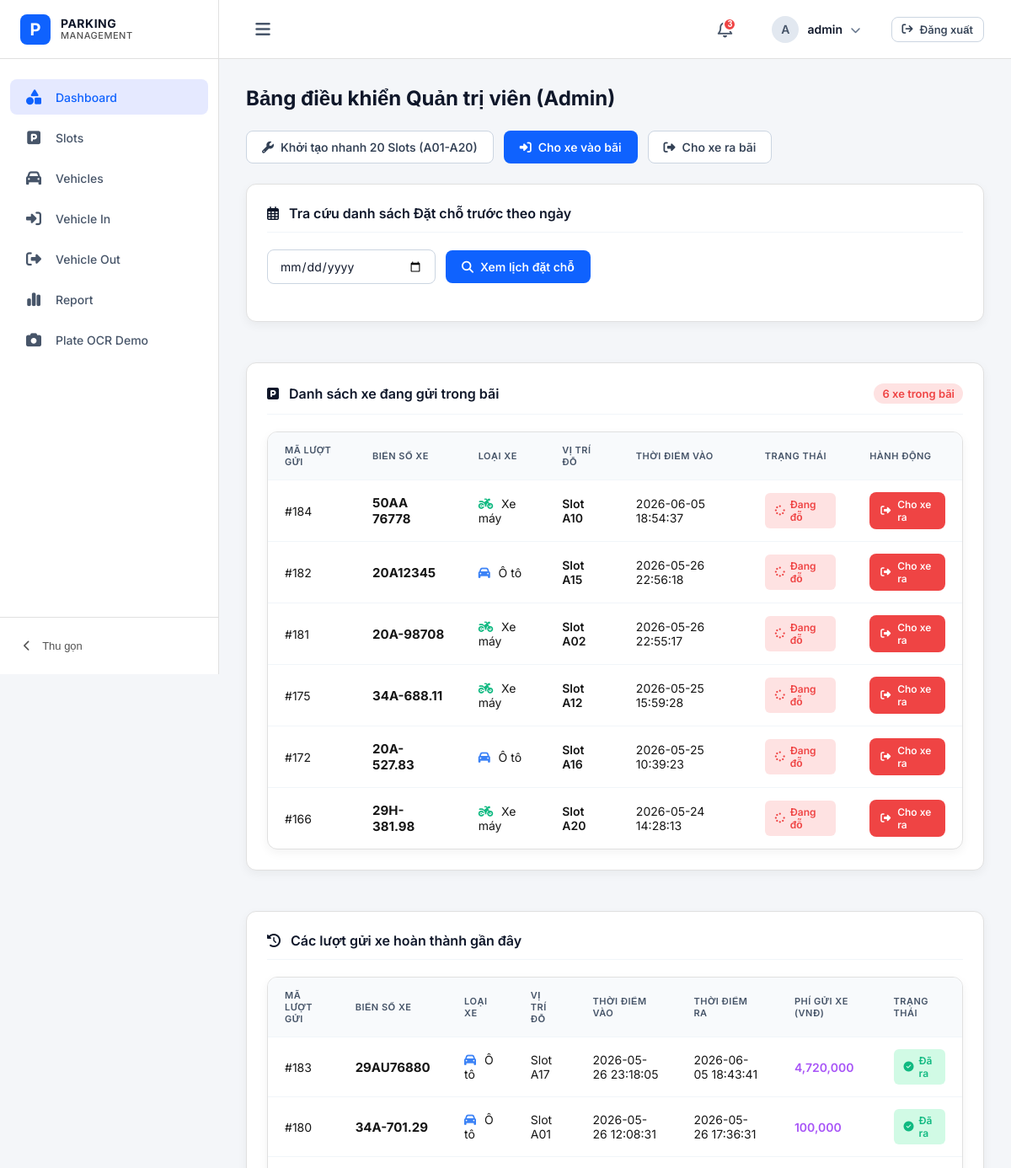
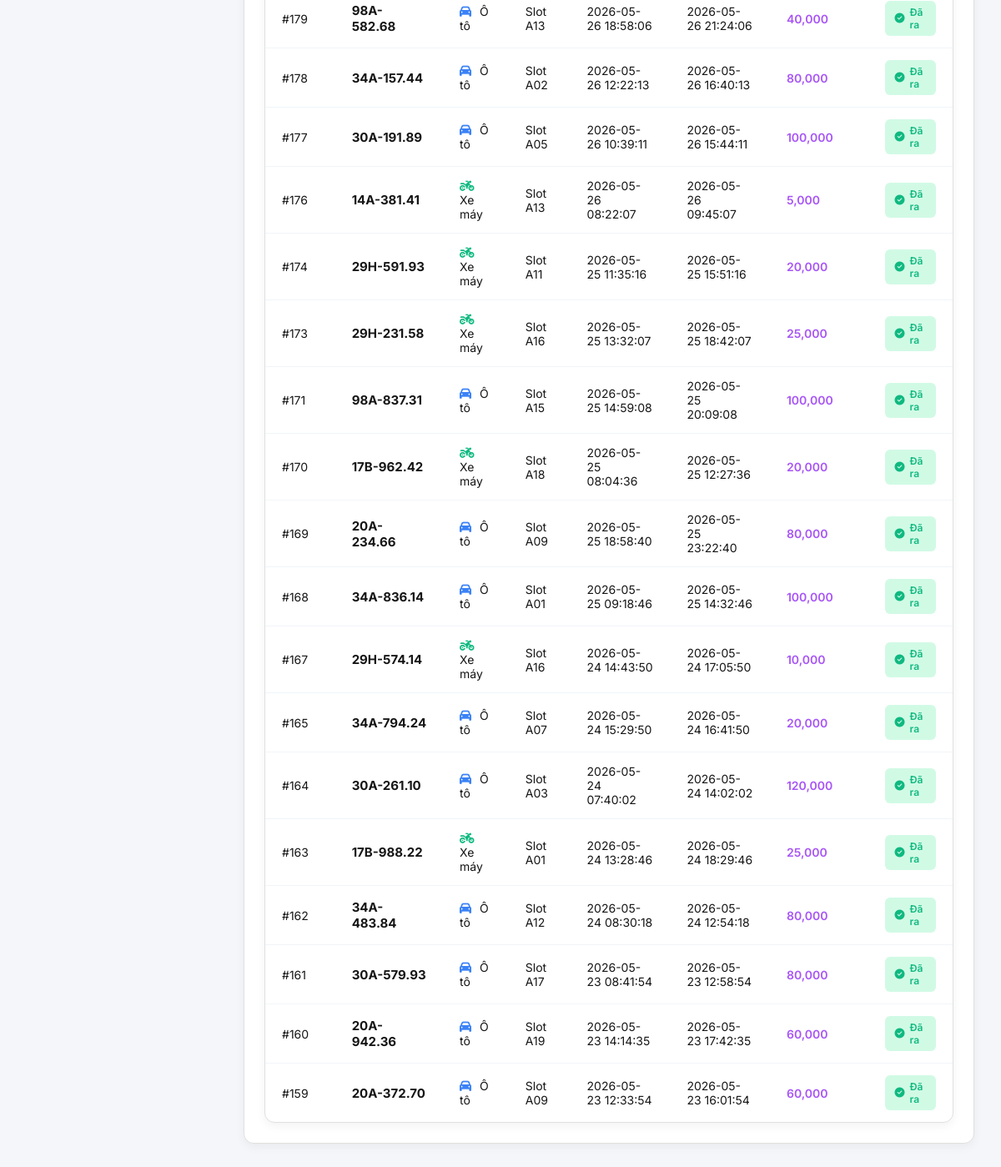
The page /admin_dashboard (signed in) on the database its author committed (2 pictures, top to bottom).
### tables this page shows
CREATE TABLE parking_records (
            id INTEGER PRIMARY KEY AUTOINCREMENT,
            plate_number TEXT NOT NULL,
            vehicle_type TEXT NOT NULL,
            slot_id INTEGER NOT NULL,
            in_time TEXT NOT NULL,
            out_time TEXT,
            fee INTEGER DEFAULT 0,
            status TEXT DEFAULT 'parking'
        );

### app.py (the view)
@app.route('/admin_dashboard', methods=['GET', 'POST'])
def admin_dashboard():
    if not session.get('admin'):
        return redirect(url_for('admin_login'))
    conn = get_db_connection()
    if request.method == 'POST':
        selected_date = request.form['date']
        bookings = conn.execute('''
            SELECT bookings.id, users.name, bookings.slot_id, bookings.date, bookings.in_time, bookings.out_time,
                   bookings.vehicle_number, bookings.mobile_number, bookings.status
            FROM bookings
            JOIN users ON bookings.user_id = users.id
            WHERE bookings.date = ?
        ''', (selected_date,)).fetchall()
    else:
        bookings = []
    parking_now = conn.execute('SELECT * FROM parking_records WHERE status = "parking" ORDER BY id DESC').fetchall()
    completed_recent = conn.execute('SELECT * FROM parking_records WHERE status = "completed" ORDER BY id DESC LIMIT 20').fetchall()
    conn.close()
    return render_template('admin_dashboard.html', bookings=bookings, parking_now=parking_now, completed_recent=completed_recent)

### app.py (called while the page is built)
def get_db_connection():
    conn = sqlite3.connect(DATABASE, timeout=10)
    conn.row_factory = sqlite3.Row
    conn.execute('PRAGMA journal_mode=WAL')
    return conn

### templates/admin_dashboard.html (shortened to what this page needs)
{% extends "base.html" %}
{% block content %}
<div class="admin-header-title">Bảng điều khiển Quản trị viên (Admin)</div>
<div class="dashboard-action-bar">
    <a href="{{ url_for('slots_init') }}" class="btn btn-secondary">
        <i class="fa-solid fa-wrench"></i> Khởi tạo nhanh 20 Slots (A01-A20)
    </a>
    <a href="{{ url_for('vehicle_in') }}" class="btn btn-primary">
        <i class="fa-solid fa-right-to-bracket"></i> Cho xe vào bãi
    </a>
    <a href="{{ url_for('vehicle_out') }}" class="btn btn-secondary">
        <i class="fa-solid fa-right-from-bracket"></i> Cho xe ra bãi
    </a>
</div>
<div class="admin-grid">
    <div class="card">
        <div class="card-header">
            <h2 class="card-title"><i class="fa-regular fa-calendar-days" style="margin-right: 8px;"></i> Tra cứu danh sách Đặt chỗ trước theo ngày</h2>
        </div>
        <form method="POST" action="/admin_dashboard" class="booking-search-form">
            <div class="form-group" style="margin-bottom: 0;">
                <input type="date" name="date" id="admin_date" class="form-control" style="width: 200px;" required value="{{ request.form.get('date', '') }}">
            </div>
            <button type="submit" id="btn_view_bookings" class="btn btn-primary">
                <i class="fa-solid fa-magnifying-glass"></i> Xem lịch đặt chỗ
            </button>
        </form>
    </div>
    <div class="card">
        <div class="card-header">
            <h2 class="card-title"><i class="fa-solid fa-square-parking" style="margin-right: 8px;"></i> Danh sách xe đang gửi trong bãi</h2>
            <span style="font-size: 13px; font-weight: 600; color: #ef4444; background: #fee2e2; padding: 4px 10px; border-radius: 20px;">
                {{ parking_now | length }} xe trong bãi
            </span>
        </div>
        {% if parking_now %}
        <div class="table-responsive">
            <table class="table-custom">
                <thead>
                    <tr>
                        <th>Mã lượt gửi</th>
                        <th>Biển số xe</th>
                        <th>Loại xe</th>
                        <th>Vị trí đỗ</th>
                        <th>Thời điểm vào</th>
                        <th>Trạng thái</th>
                        <th>Hành động</th>
                    </tr>
                </thead>
                <tbody>
                    {% for r in parking_now %}
                    <tr>
                        <td>#{{ r.id }}</td>
                        <td style="font-weight: 700; font-size: 15px;">{{ r.plate_number }}</td>
                        <td>
                            {% if r.vehicle_type == 'car' %}
                                <i class="fa-solid fa-car" style="color: #3b82f6; margin-right: 6px;"></i> Ô tô
                            {% else %}
                                <i class="fa-solid fa-motorcycle" style="color: #10b981; margin-right: 6px;"></i> Xe máy
                            {% endif %}
                        </td>
                        <td><span style="font-weight: 600;">Slot A{{ "%02d"|format(r.slot_id) }}</span></td>
                        <td>{{ r.in_time }}</td>
                        <td>
                            <span class="status-badge badge-parking">
                                <i class="fa-solid fa-spinner fa-spin"></i> Đang đỗ
                            </span>
                        </td>
                        <td>
                            <a href="{{ url_for('vehicle_out', plate_number=r.plate_number) }}" class="btn btn-danger" style="padding: 6px 12px; font-size: 12px;">
                                <i class="fa-solid fa-right-from-bracket"></i> Cho xe ra
                            </a>
                        </td>
                    </tr>
                    {% endfor %}
                </tbody>
            </table>
        </div>
        {% else %}
            <div class="empty-state">Hiện tại không có xe nào đang đỗ trong bãi.</div>
        {% endif %}
    </div>
    <div class="card">
        <div class="card-header">
            <h2 class="card-title"><i class="fa-solid fa-clock-rotate-left" style="margin-right: 8px;"></i> Các lượt gửi xe hoàn thành gần đây</h2>
        </div>
        {% if completed_recent %}
        <div class="table-responsive">
            <table class="table-custom">
                <thead>
                    <tr>
                        <th>Mã lượt gửi</th>
                        <th>Biển số xe</th>
                        <th>Loại xe</th>
                        <th>Vị trí đỗ</th>
                        <th>Thời điểm vào</th>
                        <th>Thời điểm ra</th>
                        <th>Phí gửi xe (VNĐ)</th>
                        <th>Trạng thái</th>
                    </tr>
                </thead>
                <tbody>
                    {% for r in completed_recent %}
                    <tr>
                        <td>#{{ r.id }}</td>
                        <td style="font-weight: 700; font-size: 15px;">{{ r.plate_number }}</td>
                        <td>
                            {% if r.vehicle_type == 'car' %}
                                <i class="fa-solid fa-car" style="color: #3b82f6; margin-right: 6px;"></i> Ô tô
                            {% else %}
                                <i class="fa-solid fa-motorcycle" style="color: #10b981; margin-right: 6px;"></i> Xe máy
                            {% endif %}
                        </td>
                        <td><span>Slot A{{ "%02d"|format(r.slot_id) }}</span></td>
                        <td>{{ r.in_time }}</td>
                        <td>{{ r.out_time }}</td>
                        <td style="font-weight: 600; color: #a855f7;">{{ "{:,}".format(r.fee) }}</td>
                        <td>
                            <span class="status-badge badge-completed">
                                <i class="fa-solid fa-circle-check"></i> Đã ra
                            </span>
                        </td>
                    </tr>
                    {% endfor %}
                </tbody>
            </table>
        </div>
        {% else %}
            <div class="empty-state">Chưa ghi nhận lượt xe ra nào.</div>
        {% endif %}
    </div>
</div>
{% endblock %}

### rows shown on the page
parking_records: id "184", plate_number "50AA 76778", vehicle_type "bike" (drawn), slot_id "10", in_time "2026-06-05 18:54:37"
parking_records: id "182", plate_number "20A12345", vehicle_type "car" (drawn), slot_id "15", in_time "2026-05-26 22:56:18"
parking_records: id "181", plate_number "20A-98708", vehicle_type "bike" (drawn), slot_id "02", in_time "2026-05-26 22:55:17"
parking_records: id "175", plate_number "34A-688.11", vehicle_type "bike" (drawn), slot_id "12", in_time "2026-05-25 15:59:28"
parking_records: id "172", plate_number "20A-527.83", vehicle_type "car" (drawn), slot_id "16", in_time "2026-05-25 10:39:23"
parking_records: id "166", plate_number "29H-381.98", vehicle_type "bike" (drawn), slot_id "20", in_time "2026-05-24 14:28:13"
parking_records: id "183", plate_number "29AU76880", vehicle_type "car" (drawn), slot_id "17", in_time "2026-05-26 23:18:05", out_time "2026-06-05 18:43:41", fee "4,720,000"
parking_records: id "180", plate_number "34A-701.29", vehicle_type "car" (drawn), slot_id "01", in_time "2026-05-26 12:08:31", out_time "2026-05-26 17:36:31", fee "100,000"
parking_records: id "179", plate_number "98A-582.68", vehicle_type "car" (drawn), slot_id "13", in_time "2026-05-26 18:58:06", out_time "2026-05-26 21:24:06", fee "40,000"
parking_records: id "178", plate_number "34A-157.44", vehicle_type "car" (drawn), slot_id "02", in_time "2026-05-26 12:22:13", out_time "2026-05-26 16:40:13", fee "80,000"
parking_records: id "177", plate_number "30A-191.89", vehicle_type "car" (drawn), slot_id "05", in_time "2026-05-26 10:39:11", out_time "2026-05-26 15:44:11", fee "100,000"
parking_records: id "176", plate_number "14A-381.41", vehicle_type "bike" (drawn), slot_id "13", in_time "2026-05-26 08:22:07", out_time "2026-05-26 09:45:07", fee "5,000"
parking_records: id "174", plate_number "29H-591.93", vehicle_type "bike" (drawn), slot_id "11", in_time "2026-05-25 11:35:16", out_time "2026-05-25 15:51:16", fee "20,000"
parking_records: id "173", plate_number "29H-231.58", vehicle_type "bike" (drawn), slot_id "16", in_time "2026-05-25 13:32:07", out_time "2026-05-25 18:42:07", fee "25,000"
parking_records: id "171", plate_number "98A-837.31", vehicle_type "car" (drawn), slot_id "15", in_time "2026-05-25 14:59:08", out_time "2026-05-25 20:09:08", fee "100,000"
parking_records: id "170", plate_number "17B-962.42", vehicle_type "bike" (drawn), slot_id "18", in_time "2026-05-25 08:04:36", out_time "2026-05-25 12:27:36", fee "20,000"
parking_records: id "169", plate_number "20A-234.66", vehicle_type "car" (drawn), slot_id "09", in_time "2026-05-25 18:58:40", out_time "2026-05-25 23:22:40", fee "80,000"
parking_records: id "168", plate_number "34A-836.14", vehicle_type "car" (drawn), slot_id "01", in_time "2026-05-25 09:18:46", out_time "2026-05-25 14:32:46", fee "100,000"
parking_records: id "167", plate_number "29H-574.14", vehicle_type "bike" (drawn), slot_id "16", in_time "2026-05-24 14:43:50", out_time "2026-05-24 17:05:50", fee "10,000"
parking_records: id "165", plate_number "34A-794.24", vehicle_type "car" (drawn), slot_id "07", in_time "2026-05-24 15:29:50", out_time "2026-05-24 16:41:50", fee "20,000"
parking_records: id "164", plate_number "30A-261.10", vehicle_type "car" (drawn), slot_id "03", in_time "2026-05-24 07:40:02", out_time "2026-05-24 14:02:02", fee "120,000"
parking_records: id "163", plate_number "17B-988.22", vehicle_type "bike" (drawn), slot_id "01", in_time "2026-05-24 13:28:46", out_time "2026-05-24 18:29:46", fee "25,000"
parking_records: id "162", plate_number "34A-483.84", vehicle_type "car" (drawn), slot_id "12", in_time "2026-05-24 08:30:18", out_time "2026-05-24 12:54:18", fee "80,000"
parking_records: id "161", plate_number "30A-579.93", vehicle_type "car" (drawn), slot_id "17", in_time "2026-05-23 08:41:54", out_time "2026-05-23 12:58:54", fee "80,000"
parking_records: id "160", plate_number "20A-942.36", vehicle_type "car" (drawn), slot_id "19", in_time "2026-05-23 14:14:35", out_time "2026-05-23 17:42:35", fee "60,000"
parking_records: id "159", plate_number "20A-372.70", vehicle_type "car" (drawn), slot_id "09", in_time "2026-05-23 12:33:54", out_time "2026-05-23 16:01:54", fee "60,000"

### other values the page prints
{{ parking_now | length }} "6"
